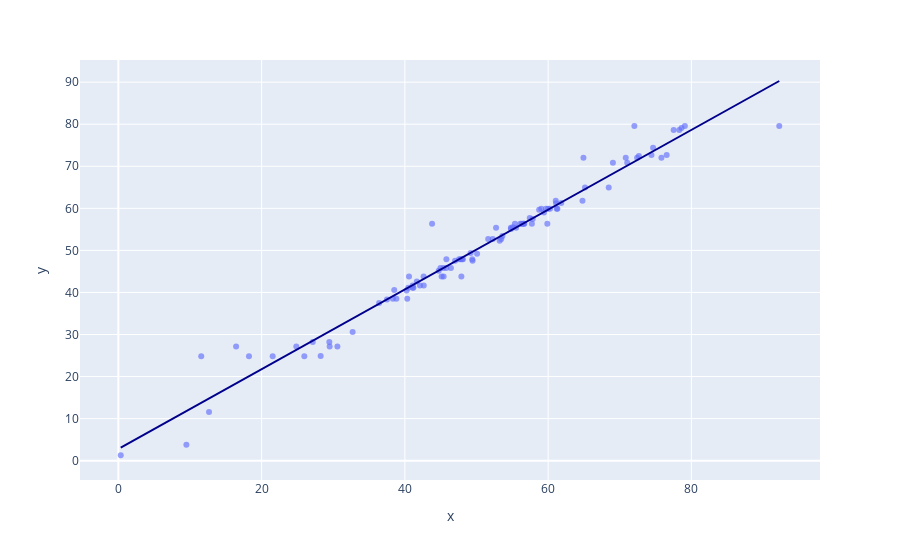

The notebook cell saved with this chart:
### Code cell
fig = px.scatter(
    x=agent_attr_list, y=chosen_attr_list, opacity=0.65,
    trendline='ols', trendline_color_override='darkblue'
)
fig.show()
